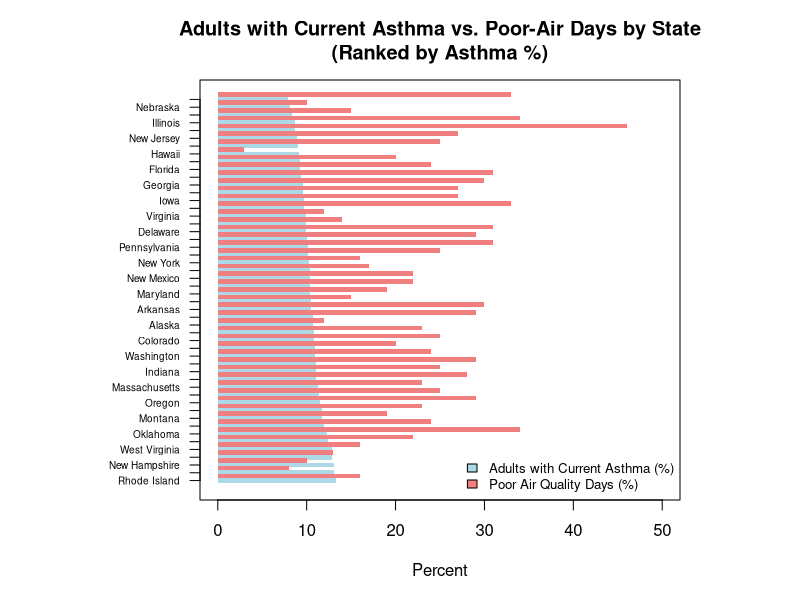
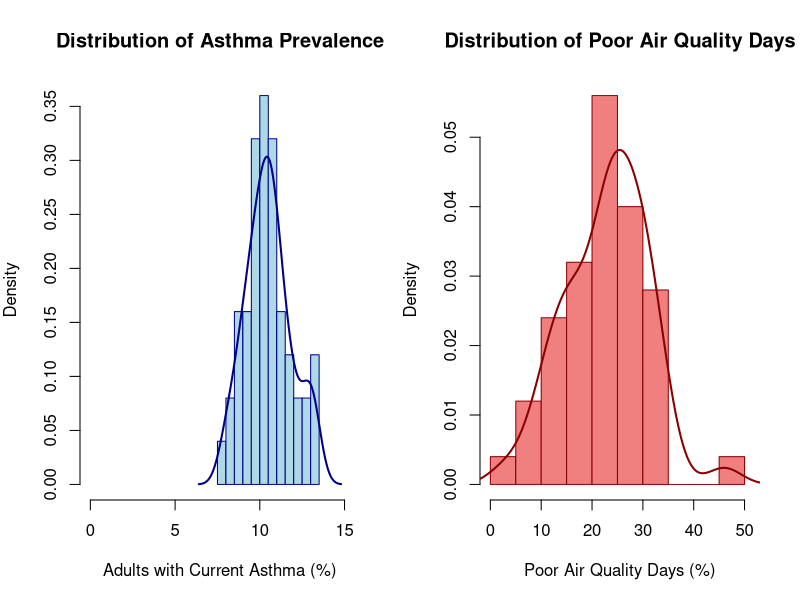
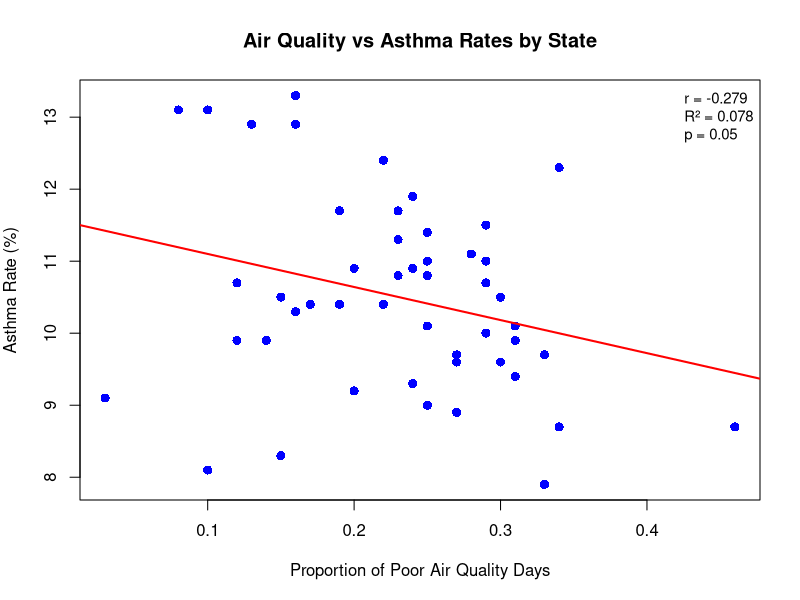
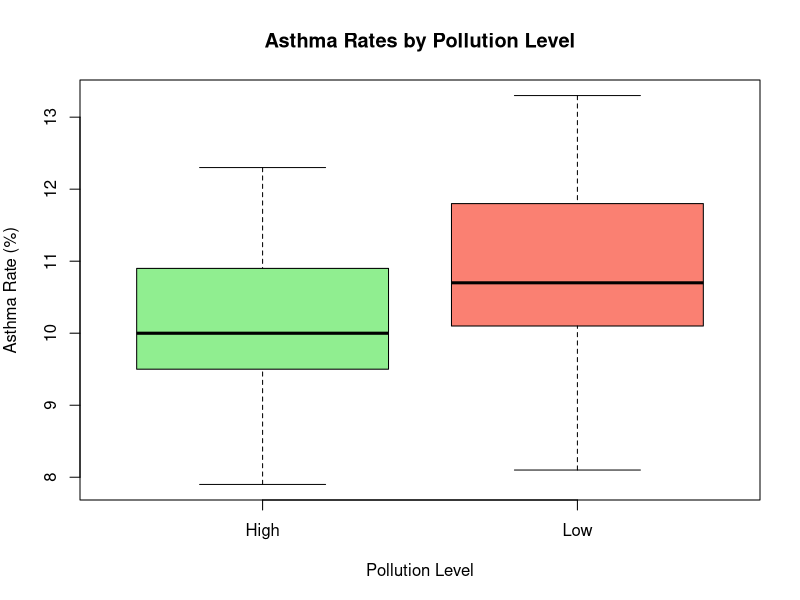

Write the R code that produced these figures, in order.
## ---- chunk 1
knitr::opts_chunk$set(echo = TRUE)
## ---- chunk 2
# Load the data
air_data <- data.frame(
  State = c("Alabama", "Alaska", "Arizona", "Arkansas", "California", "Colorado", "Connecticut", "Delaware", "Florida", "Georgia", "Hawaii", "Idaho", "Illinois", "Indiana", "Iowa", "Kansas", "Kentucky", "Louisiana", "Maine", "Maryland", "Massachusetts", "Michigan", "Minnesota", "Mississippi", "Missouri", "Montana", "Nebraska", "Nevada", "New Hampshire", "New Jersey", "New Mexico", "New York", "North Carolina", "North Dakota", "Ohio", "Oklahoma", "Oregon", "Pennsylvania", "Rhode Island", "South Carolina", "South Dakota", "Tennessee", "Texas", "Utah", "Vermont", "Virginia", "Washington", "West Virginia", "Wisconsin", "Wyoming"),
  Poor_Air = c(0.27, 0.12, 0.33, 0.3, 0.46, 0.25, 0.22, 0.31, 0.24, 0.3, 0.03, 0.28, 0.34, 0.25, 0.27, 0.29, 0.23, 0.29, 0.08, 0.19, 0.23, 0.24, 0.14, 0.31, 0.22, 0.19, 0.1, 0.25, 0.1, 0.27, 0.22, 0.16, 0.2, 0.17, 0.25, 0.34, 0.29, 0.31, 0.16, 0.25, 0.15, 0.23, 0.33, 0.29, 0.13, 0.12, 0.24, 0.16, 0.2, 0.15),
  Asthma = c(9.6, 10.7, 9.7, 10.5, 8.7, 10.8, 12.4, 9.9, 9.3, 9.6, 9.1, 11.1, 8.7, 11, 9.7, 10.7, 10.8, 10, 13.1, 10.4, 11.3, 11.9, 9.9, 9.4, 10.4, 11.7, 8.1, 10.1, 13.1, 8.9, 10.4, 10.3, 9.2, 10.4, 11.4, 12.3, 11.5, 10.1, 13.3, 9, 8.3, 11.7, 7.9, 11, 12.9, 9.9, 10.9, 12.9, 10.9, 10.5)
)
## ---- chunk 3
# Use the existing air_data from our environment
# Convert to appropriate format and calculate percentages
df <- data.frame(
  State = air_data$State,
  asthma_pct = air_data$Asthma,
  poor_air_pct = air_data$Poor_Air * 100  # Convert proportion to percentage
)

# Sort by asthma percentage (descending)
df <- df[order(-df$asthma_pct), ]

# Set up plotting parameters
par(mar = c(5, 10, 4, 6))  # Adjust margins for state names
y_pos <- 1:nrow(df)  # Y positions for bars

# Create empty plot
plot(0, 0, type = "n", 
     xlim = c(0, 50), 
     ylim = c(0.5, nrow(df) + 0.5),
     xlab = "Percent", 
     ylab = "",
     main = "Adults with Current Asthma vs. Poor-Air Days by State\n(Ranked by Asthma %)",
     yaxt = "n")  # No default y-axis

# Add asthma bars (blue)
barplot_height <- df$asthma_pct
rect(xleft = 0, ybottom = y_pos - 0.3, 
     xright = barplot_height, ytop = y_pos + 0.3,
     col = "lightblue", border = NA)

# Add air quality bars (red) - offset slightly
barplot_height_air <- df$poor_air_pct
rect(xleft = 0, ybottom = y_pos - 0.3 + 0.6, 
     xright = barplot_height_air, ytop = y_pos + 0.3 + 0.6,
     col = "lightcoral", border = NA)

# Add state names
axis(2, at = y_pos, labels = df$State, las = 1, cex.axis = 0.6)

# Add legend
legend("bottomright", 
       legend = c("Adults with Current Asthma (%)", "Poor Air Quality Days (%)"),
       fill = c("lightblue", "lightcoral"),
       cex = 0.8,
       bty = "n")
## ---- chunk 4
# Set up side-by-side plots
par(mfrow = c(1, 2), mar = c(5, 4, 4, 2))

# Histogram with density curve for Asthma
hist(df$asthma_pct, 
     breaks = 15,
     main = "Distribution of Asthma Prevalence",
     xlab = "Adults with Current Asthma (%)",
     ylab = "Density",
     col = "lightblue",
     border = "darkblue",
     freq = FALSE,
     xlim = c(0, max(df$asthma_pct) + 2))

# Add density curve
lines(density(df$asthma_pct), col = "darkblue", lwd = 2)


# Histogram with density curve for Poor Air Quality
hist(df$poor_air_pct, 
     breaks = 15,
     main = "Distribution of Poor Air Quality Days",
     xlab = "Poor Air Quality Days (%)",
     ylab = "Density",
     col = "lightcoral",
     border = "darkred",
     freq = FALSE,
     xlim = c(0, max(df$poor_air_pct) + 5))

# Add density curve
lines(density(df$poor_air_pct), col = "darkred", lwd = 2)


# Reset plotting parameters
par(mfrow = c(1, 1))
## ---- chunk 5
## 1st Analysis: Linear Regression - Air Quality vs Asthma Rates

# Scatter plot with regression line
plot(air_data$Poor_Air, air_data$Asthma,
     xlab = "Proportion of Poor Air Quality Days",
     ylab = "Asthma Rate (%)",
     main = "Air Quality vs Asthma Rates by State",
     pch = 16, col = "blue", cex = 1.2)

# Add regression line
model <- lm(Asthma ~ Poor_Air, data = air_data)
abline(model, col = "red", lwd = 2)

# Calculate statistics
correlation <- cor(air_data$Poor_Air, air_data$Asthma)
r_squared <- summary(model)$r.squared
p_value <- summary(model)$coefficients[2,4]

# Create comprehensive results table
regression_stats <- data.frame(
  Statistic = c("Correlation Coefficient", "R-squared", "Adjusted R-squared", 
                "Overall Model p-value", "Regression p-value", "Observations"),
  Value = c(round(correlation, 3),
            round(r_squared, 3),
            round(summary(model)$adj.r.squared, 3),
            round(pf(summary(model)$fstatistic[1], summary(model)$fstatistic[2], 
                     summary(model)$fstatistic[3], lower.tail = FALSE), 4),
            round(p_value, 4),
            nrow(air_data))
)

# Display model statistics
knitr::kable(regression_stats, caption = "Linear Regression Model Summary")

# Create coefficients table
coefficients_table <- data.frame(
  Term = c("Intercept", "Poor Air Quality"),
  Estimate = c(round(coef(model)[1], 3), round(coef(model)[2], 3)),
  Std_Error = c(round(summary(model)$coefficients[1,2], 3), 
                round(summary(model)$coefficients[2,2], 3)),
  t_value = c(round(summary(model)$coefficients[1,3], 3), 
              round(summary(model)$coefficients[2,3], 3)),
  p_value = c(round(summary(model)$coefficients[1,4], 4), 
              round(summary(model)$coefficients[2,4], 4))
)

knitr::kable(coefficients_table, caption = "Regression Coefficients")

# Add clean statistics to plot
legend("topright", 
       legend = c(paste("r =", round(correlation, 3)),
                  paste("R² =", round(r_squared, 3)),
                  paste("p =", ifelse(p_value < 0.001, "< 0.001", round(p_value, 3)))),
       bty = "n", cex = 0.9)
## ---- chunk 6
## 2nd Analysis: T-test comparing asthma rates between high and low pollution states

# Create a new variable for pollution level based on the median of Poor_Air
air_data$Pollution_Level <- ifelse(air_data$Poor_Air > median(air_data$Poor_Air), "High", "Low")
air_data$Pollution_Level <- factor(air_data$Pollution_Level)

# Perform an independent two-sample t-test
t_test_result <- t.test(Asthma ~ Pollution_Level, data = air_data)

# Calculate group means
group_means <- tapply(air_data$Asthma, air_data$Pollution_Level, mean)

# Create a results table
results_table <- data.frame(
  Statistic = c("High Pollution Mean", "Low Pollution Mean", 
                "t-statistic", "p-value", "95% CI Lower", "95% CI Upper"),
  Value = c(round(group_means["High"], 2),
            round(group_means["Low"], 2),
            round(t_test_result$statistic, 3),
            round(t_test_result$p.value, 4),
            round(t_test_result$conf.int[1], 3),
            round(t_test_result$conf.int[2], 3))
)

# Display the table
knitr::kable(results_table, caption = "T-Test Results: Asthma Rates by Pollution Level")

# Create a boxplot to visualize the difference
boxplot(Asthma ~ Pollution_Level, 
        data = air_data,
        main = "Asthma Rates by Pollution Level",
        xlab = "Pollution Level", 
        ylab = "Asthma Rate (%)",
        col = c("lightgreen", "salmon"))
